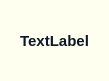
<?xml version="1.0" encoding="UTF-8"?>
<ui version="4.0">
 <class>routineTimeCell</class>
 <widget class="QWidget" name="routineTimeCell">
  <property name="geometry">
   <rect>
    <x>0</x>
    <y>0</y>
    <width>109</width>
    <height>81</height>
   </rect>
  </property>
  <property name="windowTitle">
   <string>Form</string>
  </property>
  <property name="styleSheet">
   <string notr="true">border-radius:20px; background-color:#ffebc2;

background-color: #FFFFF0;
           color: #0d172a;
           border: 0px solid black;
           border-radius: 5px;
		   padding: 5px;
           margin: 3px;
font-size: 15px;
  font-weight: 600;
  line-height: 1;</string>
  </property>
  <layout class="QHBoxLayout" name="horizontalLayout">
   <property name="spacing">
    <number>0</number>
   </property>
   <property name="leftMargin">
    <number>10</number>
   </property>
   <property name="topMargin">
    <number>10</number>
   </property>
   <property name="rightMargin">
    <number>10</number>
   </property>
   <property name="bottomMargin">
    <number>10</number>
   </property>
   <item>
    <widget class="QLabel" name="class_time">
     <property name="text">
      <string>TextLabel</string>
     </property>
     <property name="alignment">
      <set>Qt::AlignCenter</set>
     </property>
    </widget>
   </item>
  </layout>
 </widget>
 <resources/>
 <connections/>
</ui>
